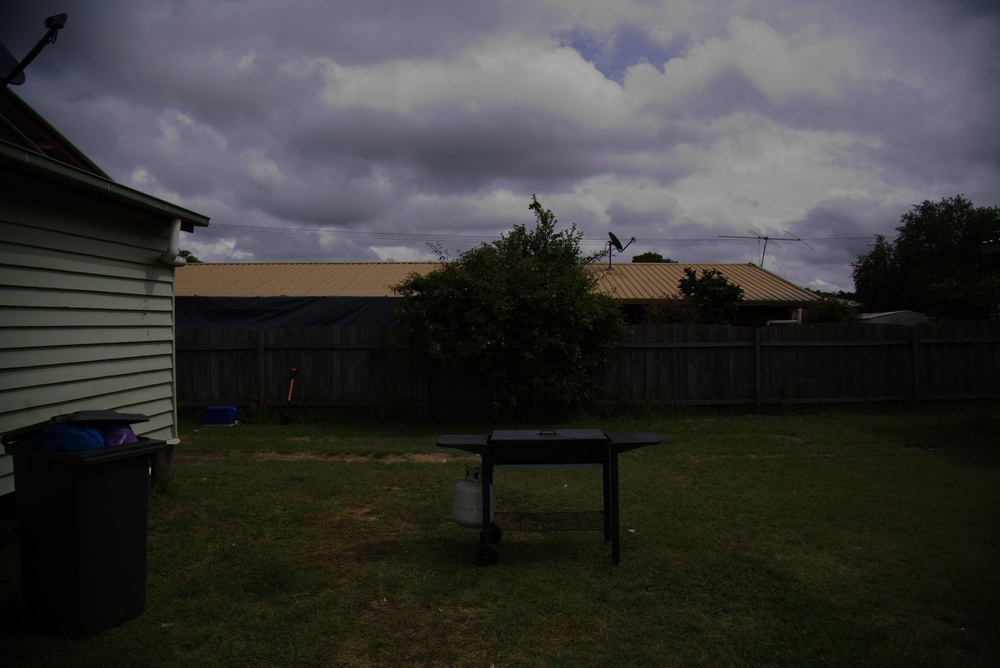
//> input picture Labs/02/image.jpg, 1000 x 668 px, shrunk from 2000 x 1335 before the run
$ ./lab02_task04 image.jpg   (built with g++ and OpenCV 4)
//> lines starting //> are read from the running program, lines starting //| are printed output that depends on the picture; after the words box and inside, x2 and y2 are one past the last pixel; in counts of white or black regions, pixels touching at a corner belong together
#include <opencv2/highgui.hpp>
#include <opencv2/imgproc.hpp>
#include <iostream>

using namespace cv;
using namespace std;

void plotHistogram2D(Mat histogramData, int height, int widthRatio, string name)
{
    //create empty image to contain the actual plot
    Mat graph = Mat::zeros(height,histogramData.rows*widthRatio,CV_8U);

    //find maximum value in order to scale the height of the histogram bars accordingly
    float max = histogramData.at<float>(0,0);
    for (int i = 1; i < histogramData.rows; i++)
    {
        if (max < histogramData.at<float>(i,0))
        {
            max = histogramData.at<float>(i,0);
        }
    }


    //generate image to show the histogram bry drawing rectangles on a matrix of zeroes
    for (int i = 0; i < histogramData.rows; i++)
    {
        rectangle(graph,
            Point(i*widthRatio, 0),
            Point((i+1)*widthRatio-1, height-(int)(histogramData.at<float>(i,0)*height/max)),
            Scalar(255),FILLED);
    }

    imshow(name, graph);
}

//check wether the histograms are identical (used for debug purposes)
bool checkCorrectness(Mat hist1, Mat hist2)
{
    bool check = true;
    for (int i = 0; i < hist1.rows; i++)
    {
        if (hist1.at<float>(i,0) != hist2.at<float>(i,0))
        {
            check = false;
            cout << i << "     " << hist1.at<float>(i,0) << "     " << hist2.at<float>(i,0) << endl;
            //prints all points that are different between the 2 histograms
        }
    }
    return check;
}

int main(int argc, char** argv)
{
    Mat img = imread(argv[1], IMREAD_GRAYSCALE);
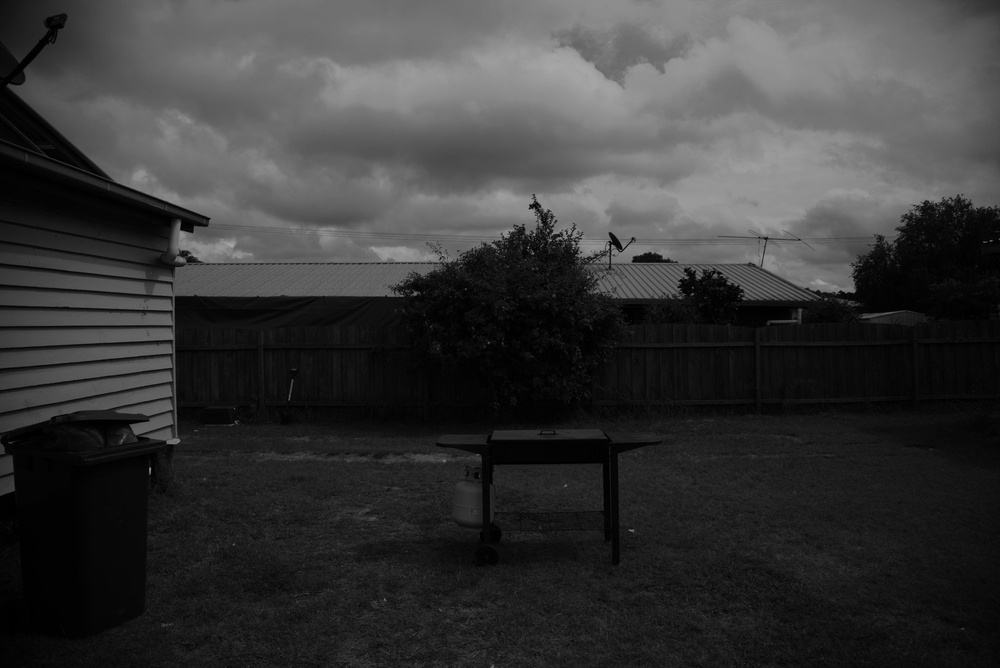
//> img: 668 rows x 1000 cols, CV_8UC1; min 0, max 168, mean 56.1
    imshow("image", img);

    int nbins = 60; //n° of columns composing the histogram

    //Histogram Calculation by OpenCV function
    Mat autoHist;
    int c[] = {0}, size[] = {nbins};
    float range[] = {0,255};
    const float* ranges[] = {range};
    calcHist(&img, 1, c, Mat(), autoHist, 1, size, ranges);
//> autoHist = 60 values, max 49352 at index 4, min 0 at index 40, mean 11133.3

    plotHistogram2D(autoHist, 500, 1000/nbins, "Automatic Histogram");
//> in plotHistogram2D, `float max = histogramData.at<float>(0,0);`: max = 42989
//> the loop in plotHistogram2D, `for (int i = 1; i < histogramData.rows; i++)` made 59 passes
//> max on passes 1, 4: 48516, 49352
//> after the loop in plotHistogram2D, `for (int i = 1; i < histogramData.rows; i++)`: max = 49352
//> after the loop in plotHistogram2D, `for (int i = 0; i < histogramData.rows; i++)`:
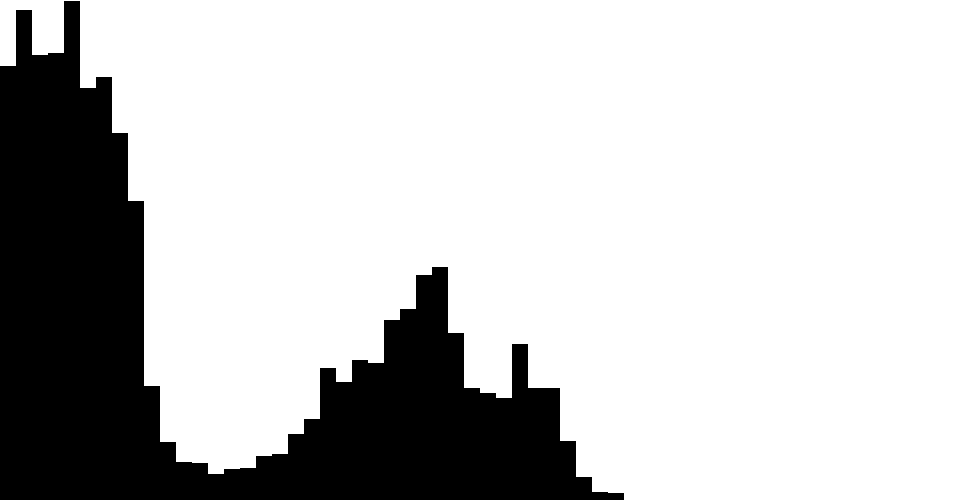
//> graph: 500 rows x 960 cols, CV_8UC1; 77.6% white; 1 black region, box (x1, y1, x2, y2) and area: (0, 1, 624, 500) 107360

    //Manual calculation of the histogram
    Mat manualHist = Mat::zeros(nbins,1,CV_32FC1);
    for (int row = 0; row < img.rows; row++)
    {
        for (int col = 0; col < img.cols; col++)
        {
            manualHist.at<float>(((int)img.at<uchar>(row,col)*nbins/255),0)++;
        }
    }
//> after the loop, manualHist has the same summary as autoHist

    plotHistogram2D(manualHist, 500, 1000/nbins, "Manual Histgram");
//> the loop in plotHistogram2D (call 2), `for (int i = 1; i < histogramData.rows; i++)` made 59 passes

    if (checkCorrectness(manualHist,autoHist))
    {
        cout << "The two histograms are exactly the same" << endl;
    }
    else
    {
        cout << "The two histograms are different" << endl;
    }


    waitKey(0);
	return 0;
}
